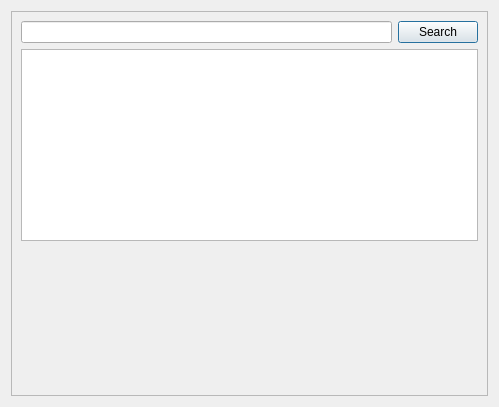
<?xml version="1.0" encoding="UTF-8"?>
<ui version="4.0">
 <class>SearchDialog</class>
 <widget class="QDialog" name="SearchDialog">
  <property name="geometry">
   <rect>
    <x>0</x>
    <y>0</y>
    <width>499</width>
    <height>407</height>
   </rect>
  </property>
  <property name="windowTitle">
   <string>Search</string>
  </property>
  <layout class="QVBoxLayout" name="verticalLayout_2">
   <item>
    <widget class="QScrollArea" name="scrollArea">
     <property name="widgetResizable">
      <bool>true</bool>
     </property>
     <widget class="QWidget" name="scrollAreaWidgetContents">
      <property name="geometry">
       <rect>
        <x>0</x>
        <y>0</y>
        <width>479</width>
        <height>387</height>
       </rect>
      </property>
      <layout class="QVBoxLayout" name="verticalLayout">
       <item>
        <layout class="QVBoxLayout" name="searchLayoutV">
         <item>
          <layout class="QHBoxLayout" name="searchLayoutH">
           <item>
            <widget class="QLineEdit" name="txtSearch">
             <property name="text">
              <string/>
             </property>
            </widget>
           </item>
           <item>
            <widget class="QPushButton" name="btnSearch">
             <property name="text">
              <string>Search</string>
             </property>
            </widget>
           </item>
          </layout>
         </item>
        </layout>
       </item>
       <item>
        <widget class="QTableView" name="tblResults">
         <property name="editTriggers">
          <set>QAbstractItemView::NoEditTriggers</set>
         </property>
         <property name="selectionMode">
          <enum>QAbstractItemView::SingleSelection</enum>
         </property>
         <property name="selectionBehavior">
          <enum>QAbstractItemView::SelectRows</enum>
         </property>
         <attribute name="horizontalHeaderVisible">
          <bool>false</bool>
         </attribute>
         <attribute name="horizontalHeaderStretchLastSection">
          <bool>true</bool>
         </attribute>
         <attribute name="verticalHeaderVisible">
          <bool>false</bool>
         </attribute>
         <attribute name="verticalHeaderMinimumSectionSize">
          <number>30</number>
         </attribute>
         <attribute name="verticalHeaderVisible">
          <bool>false</bool>
         </attribute>
         <attribute name="horizontalHeaderStretchLastSection">
          <bool>true</bool>
         </attribute>
         <attribute name="horizontalHeaderVisible">
          <bool>false</bool>
         </attribute>
         <attribute name="verticalHeaderMinimumSectionSize">
          <number>30</number>
         </attribute>
        </widget>
       </item>
       <item>
        <spacer name="verticalSpacer">
         <property name="orientation">
          <enum>Qt::Vertical</enum>
         </property>
         <property name="sizeHint" stdset="0">
          <size>
           <width>20</width>
           <height>40</height>
          </size>
         </property>
        </spacer>
       </item>
      </layout>
     </widget>
    </widget>
   </item>
  </layout>
 </widget>
 <resources/>
 <connections/>
</ui>
